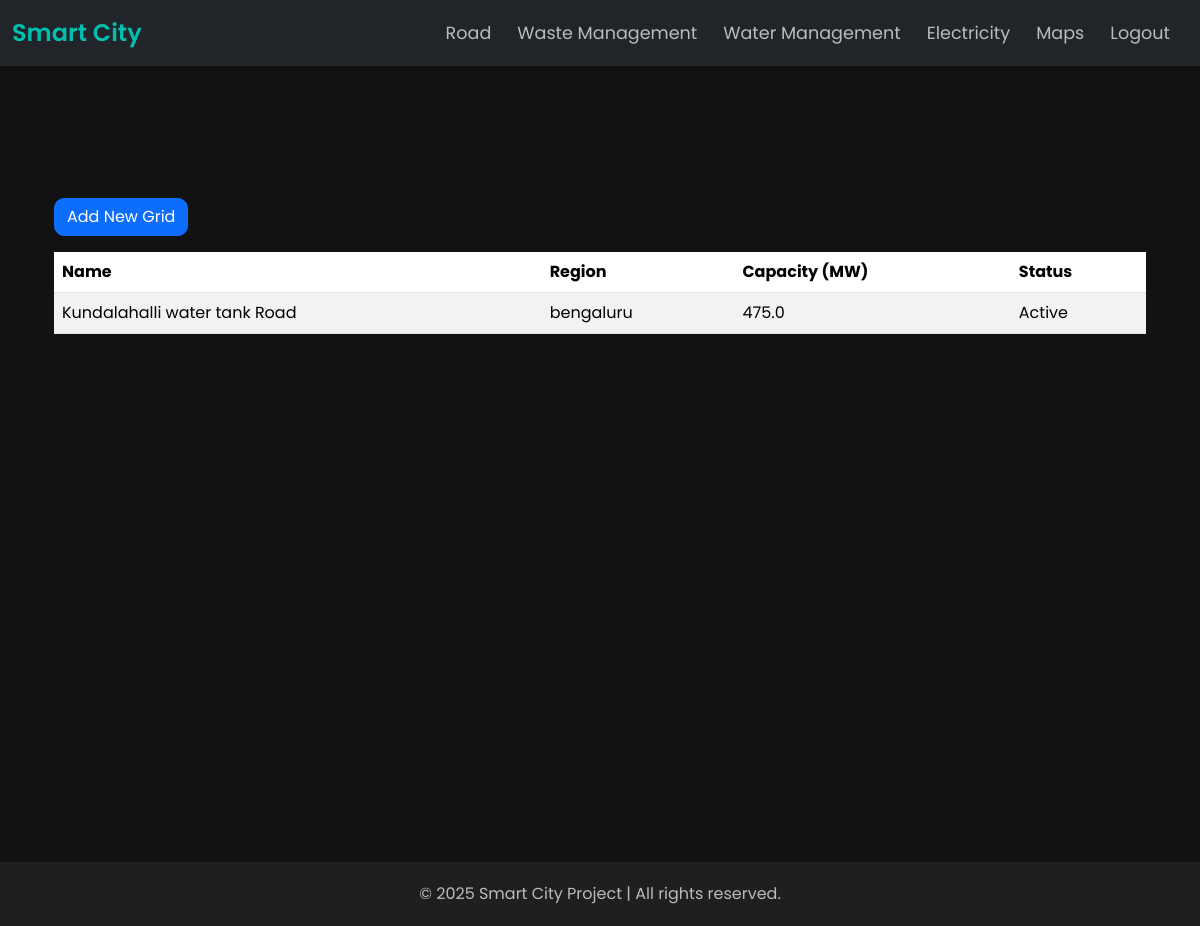
The page /electricity/grids/ on the database its author committed.
### electricity/models.py (models this page shows, shortened)
class Grid(models.Model):
    name = models.CharField(max_length=100)
    region = models.CharField(max_length=100)
    capacity_mw = models.FloatField()  # Maximum capacity in megawatts
    status = models.CharField(max_length=50, choices=[('Active', 'Active'), ('Maintenance', 'Maintenance')])

### electricity/views.py (the view)
# urls.py: path('grids/', views.grid_list, name='grid_list'),
def grid_list(request):
    grids = Grid.objects.all()
    return render(request, 'electricity/grid_list.html', {'grids': grids})

### electricity/templates/electricity/grid_list.html (shortened to what this page needs)
{% extends 'base_generic.html' %}
{% block content %}
<div class="container mt-5">
  <a href="{% url 'electricity:grid_create' %}" class="btn btn-primary mb-3">Add New Grid</a>
  <table class="table table-striped">
    <thead>
      <tr>
        <th>Name</th>
        <th>Region</th>
        <th>Capacity (MW)</th>
        <th>Status</th>
      </tr>
    </thead>
    <tbody>
      {% for grid in grids %}
      <tr>
        <td>{{ grid.name }}</td>
        <td>{{ grid.region }}</td>
        <td>{{ grid.capacity_mw }}</td>
        <td>{{ grid.status }}</td>
      </tr>
      {% endfor %}
    </tbody>
  </table>
</div>
{% endblock %}

### templates/base_generic.html (style rules this page uses)
body { background-color: #121212; font-family: 'Poppins', sans-serif; color: #f5f5f5; margin: 0; }
.container { min-height: 80vh; padding-top: 30px; padding-bottom: 30px; }
.btn { border-radius: 10px; transition: all 0.3s ease; }
.navbar, .container, .footer { animation: fadeIn 0.8s ease-out; }

### rows shown on the page
Grid: name "Kundalahalli water tank Road", region "bengaluru", capacity_mw "475.0", status "Active"
